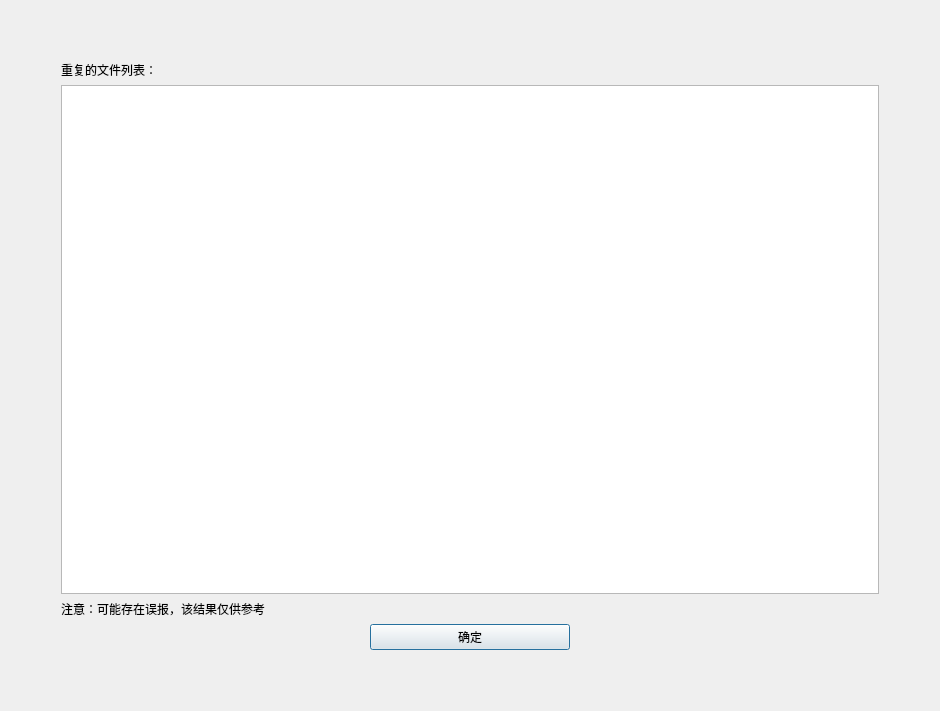
<?xml version="1.0" encoding="UTF-8"?>
<ui version="4.0">
 <class>ShowDupeClass</class>
 <widget class="QDialog" name="ShowDupeClass">
  <property name="geometry">
   <rect>
    <x>0</x>
    <y>0</y>
    <width>940</width>
    <height>711</height>
   </rect>
  </property>
  <property name="windowTitle">
   <string>重复文件扫描结果</string>
  </property>
  <layout class="QGridLayout" name="gridLayout_2">
   <item row="0" column="0">
    <layout class="QGridLayout" name="gridLayout">
     <property name="leftMargin">
      <number>50</number>
     </property>
     <property name="topMargin">
      <number>50</number>
     </property>
     <property name="rightMargin">
      <number>50</number>
     </property>
     <property name="bottomMargin">
      <number>50</number>
     </property>
     <item row="2" column="0">
      <widget class="QLabel" name="label">
       <property name="text">
        <string>重复的文件列表：</string>
       </property>
      </widget>
     </item>
     <item row="3" column="0">
      <widget class="QListWidget" name="listWidget"/>
     </item>
     <item row="5" column="0">
      <layout class="QHBoxLayout" name="horizontalLayout">
       <item>
        <spacer name="horizontalSpacer">
         <property name="orientation">
          <enum>Qt::Orientation::Horizontal</enum>
         </property>
         <property name="sizeHint" stdset="0">
          <size>
           <width>40</width>
           <height>20</height>
          </size>
         </property>
        </spacer>
       </item>
       <item>
        <widget class="QPushButton" name="pushButton">
         <property name="minimumSize">
          <size>
           <width>200</width>
           <height>0</height>
          </size>
         </property>
         <property name="text">
          <string>确定</string>
         </property>
        </widget>
       </item>
       <item>
        <spacer name="horizontalSpacer_2">
         <property name="orientation">
          <enum>Qt::Orientation::Horizontal</enum>
         </property>
         <property name="sizeHint" stdset="0">
          <size>
           <width>40</width>
           <height>20</height>
          </size>
         </property>
        </spacer>
       </item>
      </layout>
     </item>
     <item row="4" column="0">
      <widget class="QLabel" name="label_2">
       <property name="text">
        <string>注意：可能存在误报，该结果仅供参考</string>
       </property>
      </widget>
     </item>
    </layout>
   </item>
  </layout>
 </widget>
 <layoutdefault spacing="6" margin="11"/>
 <resources/>
 <connections>
  <connection>
   <sender>pushButton</sender>
   <signal>clicked()</signal>
   <receiver>ShowDupeClass</receiver>
   <slot>close()</slot>
   <hints>
    <hint type="sourcelabel">
     <x>469</x>
     <y>639</y>
    </hint>
    <hint type="destinationlabel">
     <x>469</x>
     <y>355</y>
    </hint>
   </hints>
  </connection>
  <connection>
   <sender>pushButton</sender>
   <signal>clicked()</signal>
   <receiver>ShowDupeClass</receiver>
   <slot>deleteLater()</slot>
   <hints>
    <hint type="sourcelabel">
     <x>469</x>
     <y>639</y>
    </hint>
    <hint type="destinationlabel">
     <x>469</x>
     <y>355</y>
    </hint>
   </hints>
  </connection>
 </connections>
</ui>
